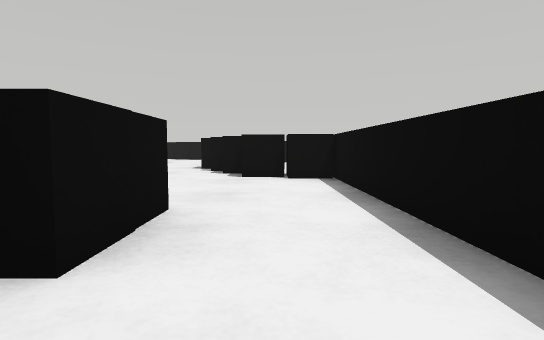
View 1 (above)

16 first-person views from a walk through a Webots world. The camera is 0.07 m above the floor, tilts 4° down and sees 80° across. The floor is counted in squares, 0.1 m on a side. Each view is taken from the middle of a square. On the plan, view 1 faces up. The plan holds only what a view shows up to about 10 squares ahead; the rest is blank. The robots in the file are not drawn.

View 2
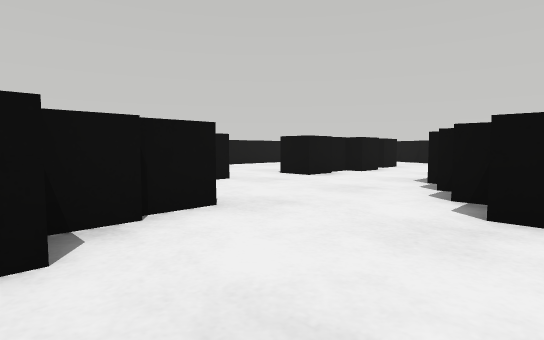

View 3
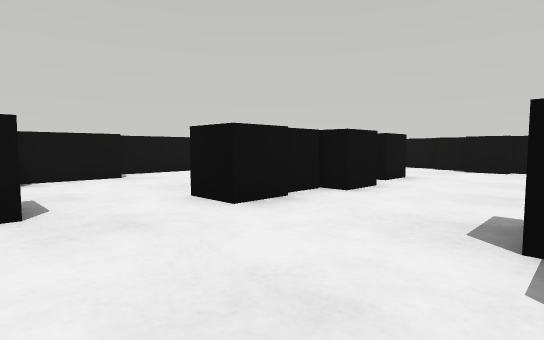

View 4
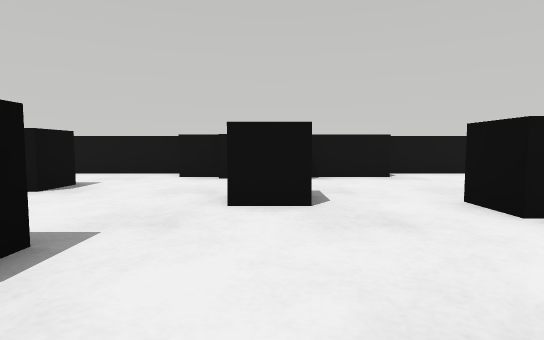

View 5
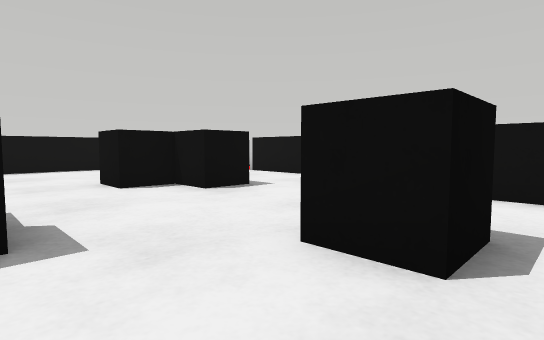

View 6
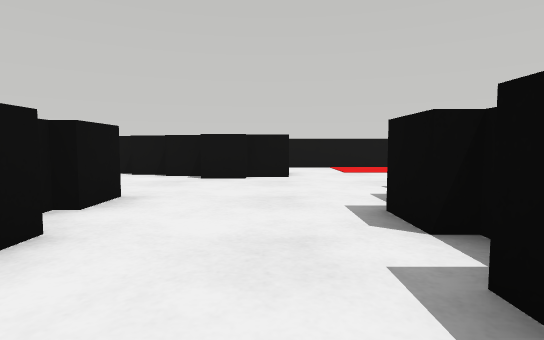

View 7
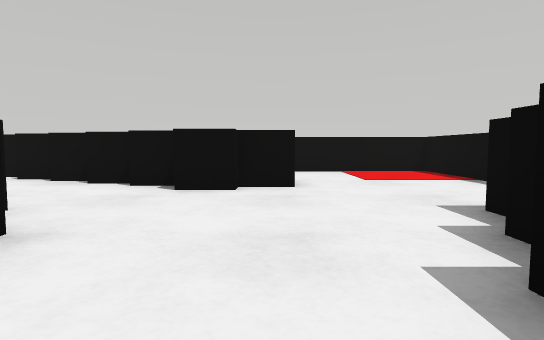

View 8
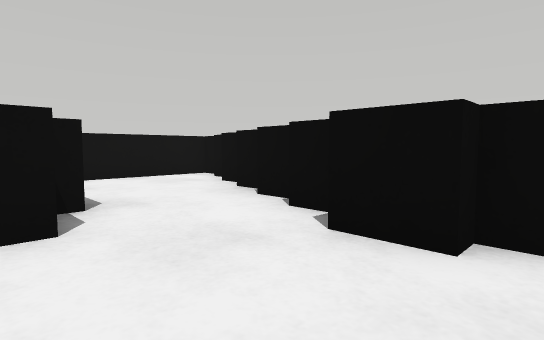

View 9
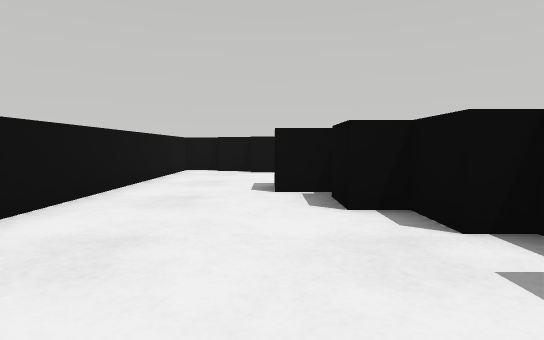

View 10
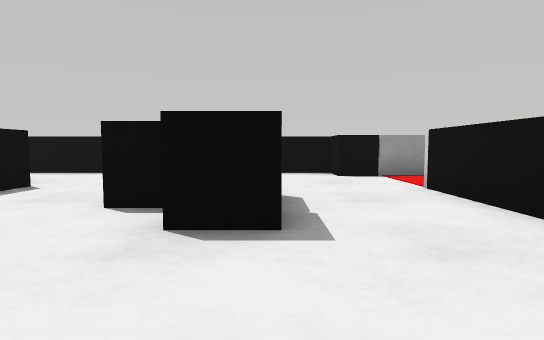

View 11
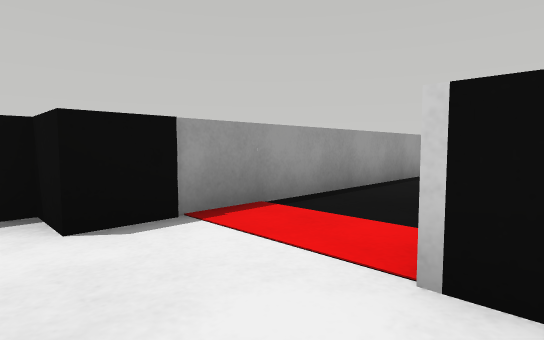

View 12
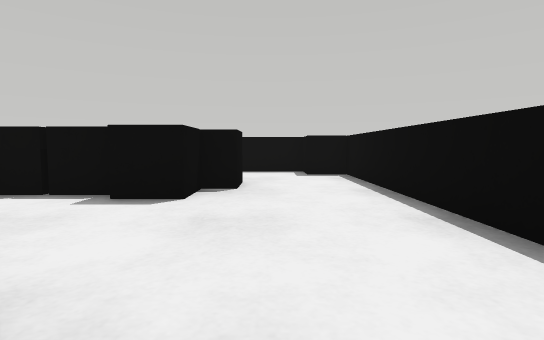

View 13
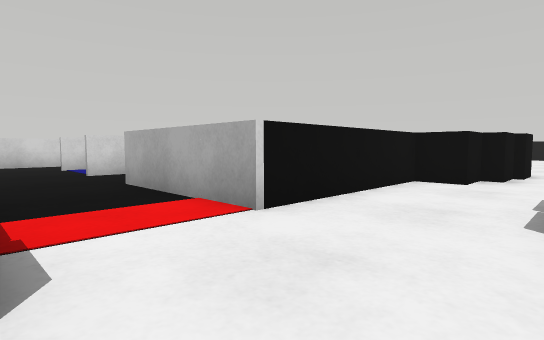

View 14
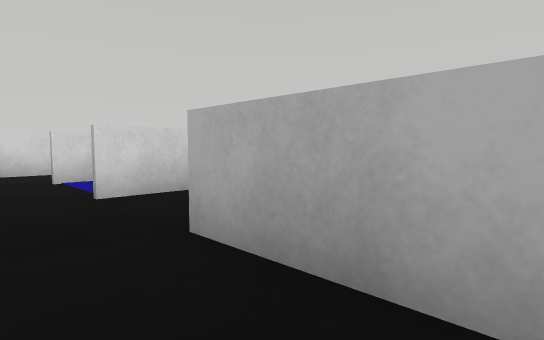

View 15
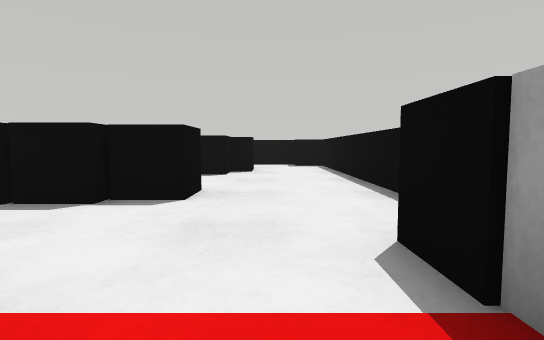

View 16
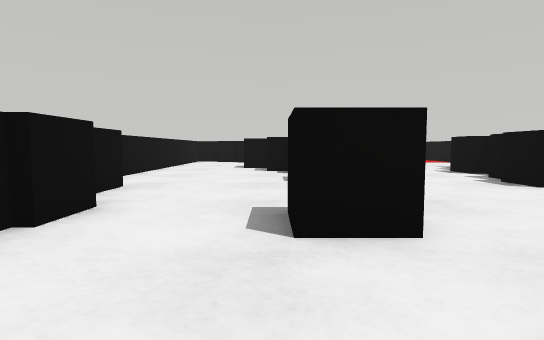

### Floor plan
Points are (right, up) in squares from view 1. A wall is a line through its corners. A room is listed if a view was taken in it or the views show most of it. See-through windows are left out.
Room 1 (views 1, 2, 3, 4, 5, 6, 7, 8, 9, 10, 11, 12, 13, 16)
walls: (-10.6, 5.9) (-10.6, 1.4); (1.4, 19.6) (1.4, 22.3) (-2.4, 22.3); (-10.6, 21.1) (-10.6, 11.1); (1.4, -1) (1.4, 6.5); (-9.6, -1.9) (0.5, -1.9)
ways out: opening at (-11, 0) to room 2
objects: black box (-10, -1); black box (-10, 6) to (-10, 7); black box (-10, 8) to (-9, 9); black box (-10, 9); black box (-10, 10) to (-10, 11); black box (-10, 21) to (-9, 21); black box (-10, 22); black box (-9, 7); black box (-9, 20) to (-8, 21); black box (-8, 1) to (-7, 1); black box (-8, 2); black box (-8, 3) to (-7, 4); black box (-8, 16) to (-8, 17); black box (-8, 20) to (-7, 21); black box (-7, 2) to (-6, 3); black box (-7, 7) to (-6, 8); black box (-7, 15) to (-7, 16); black box (-7, 17) to (-6, 17); black box (-7, 19) to (-6, 20); black box (-6, 10) to (-5, 11); black box (-6, 12) to (-5, 12); black box (-6, 13) to (-5, 13); black box (-6, 14) to (-5, 14); black box (-6, 15) to (-5, 16); black box (-5, 18) to (-4, 19); black box (-5, 20); black box (-4, 1) to (-4, 2); black box (-4, 4); black box (-4, 5) to (-3, 6); black box (-4, 19) to (-3, 20); black box (-3, 1) to (-2, 2); black box (-3, 2); black box (-3, 3) to (-3, 4); black box (-2, 3) to (-1, 4); black box (-2, 10); black box (-2, 11) to (-1, 12); black box (-2, 12) to (-1, 13); black box (-2, 14); black box (-1, 2); black box (-1, 8) to (0, 8); black box (-1, 9) to (0, 10); other object (-1, 13) to (0, 14); black box (-1, 15) to (0, 15); black box (-1, 16) to (0, 17); black box (0, -1) to (1, -1); black box (0, 7) to (1, 8)
Room 2 (views 14, 15)
walls: (-16.7, 2.9) (-16.7, 1.4); (-17.1, -1) (-10.6, -1); (-10.6, 1.4) (-14.4, 1.4)
ways out: opening at (-11, 0) to room 1; opening at (-17, 0.5)

Positions as (right, up) in squares from view 1, and headings:
1: (0, 0), facing up
2: (0, 4), facing up-left
3: (-2, 8), facing up-left
4: (-2, 8), facing left
5: (-4, 9), facing down-left
6: (-3, 11), facing up
7: (-3, 13), facing up
8: (-3, 16), facing up-left
9: (-8, 11), facing up
10: (-8, 7), facing down
11: (-9, 2), facing down-left
12: (-8, 0), facing right
13: (-8, -1), facing up-left
14: (-12, 0), facing up-left
15: (-12, 0), facing right
16: (-7, 5), facing up
